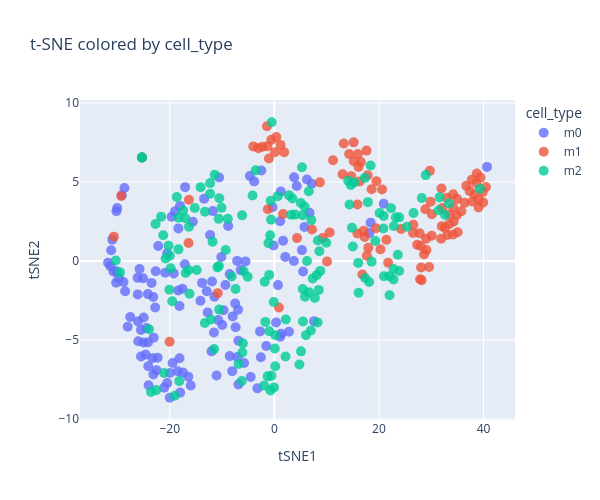

The cell this chart's notebook holds for it:
### Code cell
fig = px.scatter(
  tsne_df.reset_index(), x="tSNE1", y="tSNE2", color=CELL_TYPE,
  hover_name=tsne_df.index.name or "index",
  title=f"t-SNE colored by {CELL_TYPE}",
  opacity=0.8,
  width=600, height=500,
)
fig.update_traces(marker_size=10)
fig.show()

### Figure 1 — Plotly figure (JSON) as saved in the notebook; plotly's stock layout.template omitted (floating-point values rounded to 4 significant figures; data arrays with more than 128 entries replaced by an {"elided": "..."} marker saying what was removed)
{"data": [{"hovertemplate": "<b>%{hovertext}</b><br><br>cell_type=m0<br>tSNE1=%{x}<br>tSNE2=%{y}<extra></extra>", "hovertext": {"elided": "132 float values"}, "legendgroup": "m0", "marker": {"color": "#636efa", "opacity": 0.8, "size": 10, "symbol": "circle"}, "mode": "markers", "name": "m0", "orientation": "v", "showlegend": true, "type": "scatter", "x": {"elided": "132 float values"}, "xaxis": "x", "y": {"elided": "132 float values"}, "yaxis": "y"}, {"hovertemplate": "<b>%{hovertext}</b><br><br>cell_type=m1<br>tSNE1=%{x}<br>tSNE2=%{y}<extra></extra>", "hovertext": [132.0, 133.0, 134.0, 135.0, 136.0, 137.0, 138.0, 139.0, 140.0, 141.0, 142.0, 143.0, 144.0, 145.0, 146.0, 147.0, 148.0, 149.0, 150.0, 151.0, 152.0, 153.0, 154.0, 155.0, 156.0, 157.0, 158.0, 159.0, 160.0, 161.0, 162.0, 163.0, 164.0, 165.0, 166.0, 167.0, 168.0, 169.0, 170.0, 171.0, 172.0, 173.0, 174.0, 175.0, 176.0, 177.0, 178.0, 179.0, 180.0, 181.0, 182.0, 183.0, 184.0, 185.0, 186.0, 187.0, 188.0, 189.0, 190.0, 191.0, 192.0, 193.0, 194.0, 195.0, 196.0, 197.0, 198.0, 199.0, 200.0, 201.0, 202.0, 203.0, 204.0, 205.0, 206.0, 207.0, 208.0, 209.0, 210.0, 211.0, 212.0, 213.0, 214.0, 215.0, 216.0, 217.0, 218.0, 219.0, 220.0, 221.0, 222.0, 223.0, 224.0, 225.0, 226.0, 227.0, 228.0, 229.0, 230.0, 231.0, 232.0, 233.0, 234.0, 235.0], "legendgroup": "m1", "marker": {"color": "#EF553B", "opacity": 0.8, "size": 10, "symbol": "circle"}, "mode": "markers", "name": "m1", "orientation": "v", "showlegend": true, "type": "scatter", "x": [37.34, -1.236, 21.76, -1.411, 11.23, 13.27, 36.38, 36.7, 14.69, 39.05, 29.75, 16.0, -30.68, -0.5613, 26.53, 17.97, 9.254, -1.034, 32.97, 34.86, 34.94, -2.278, 38.27, 1.186, 28.88, 29.87, 4.336, 34.31, 33.46, -1.319, 0.8739, 38.7, 10.57, 10.08, 19.46, 27.79, 1.887, 21.43, 39.43, 16.09, 27.31, 16.84, 30.14, -10.82, 16.29, 31.89, 40.45, 33.08, 14.31, 8.708, 26.57, -4.017, 15.89, 17.28, -3.03, 34.19, 16.55, 15.18, 0.3749, 13.06, 27.98, 17.84, 24.23, 30.09, 32.03, 29.07, 20.29, 18.6, -16.32, 17.08, 38.62, 0.1165, 15.9, 15.17, 19.53, 32.63, 29.59, 20.6, 37.84, 35.76, 29.02, 27.87, 28.63, 39.85, 35.05, 28.06, 34.19, 28.15, 39.94, 39.05, 34.2, 17.69, 32.1, 37.75, 33.51, 17.63, -29.25, -25.3, -25.3, -16.39, -20.03, 1.679, 7.205, 31.96], "xaxis": "x", "y": [4.425, 3.271, -0.1119, 8.521, 6.371, 7.438, 3.676, 4.756, 5.369, 3.386, 5.703, 6.77, 1.539, 7.665, 1.775, 0.8364, 1.457, 6.485, 4.0, 2.888, 3.928, 7.232, 4.205, 7.346, 3.275, 3.752, 1.446, 2.5, 2.338, 7.264, -2.944, 5.536, 1.8, -0.03339, 2.069, 1.747, 6.882, 1.34, 5.276, 5.947, 1.024, -0.8559, 2.953, -2.037, 5.036, 1.402, 4.685, 1.643, 6.773, 4.975, 2.289, 7.25, 1.74, 1.522, 7.136, 3.39, 6.262, 6.31, 7.84, 5.491, 0.9454, 5.429, 2.024, 1.6, 2.204, 0.6887, 0.7336, 4.534, 3.871, 1.907, 4.925, 6.888, 3.571, 7.507, 5.042, 2.092, -0.3799, 4.522, 3.762, 3.146, 1.403, -1.162, 0.4163, 4.362, 1.811, -0.4173, 1.67, -1.216, 3.701, 3.895, 4.223, 0.3369, 3.346, 5.145, 2.932, 6.986, 4.107, 6.551, 6.551, 1.135, -5.109, 2.976, 1.995, 4.588], "yaxis": "y"}, {"hovertemplate": "<b>%{hovertext}</b><br><br>cell_type=m2<br>tSNE1=%{x}<br>tSNE2=%{y}<extra></extra>", "hovertext": {"elided": "145 float values"}, "legendgroup": "m2", "marker": {"color": "#00cc96", "opacity": 0.8, "size": 10, "symbol": "circle"}, "mode": "markers", "name": "m2", "orientation": "v", "showlegend": true, "type": "scatter", "x": {"elided": "145 float values"}, "xaxis": "x", "y": {"elided": "145 float values"}, "yaxis": "y"}], "layout": {"height": 500, "legend": {"title": {"text": "cell_type"}, "tracegroupgap": 0}, "title": {"text": "t-SNE colored by cell_type"}, "width": 600, "xaxis": {"anchor": "y", "domain": [0, 1], "title": {"text": "tSNE1"}}, "yaxis": {"anchor": "x", "domain": [0, 1], "title": {"text": "tSNE2"}}}}
